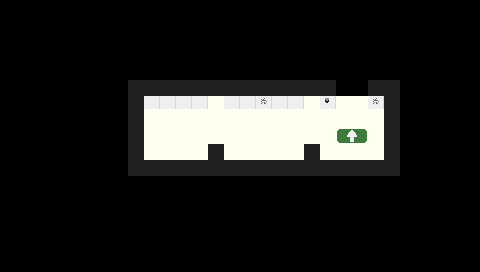

The image is a tile-based game level rendered from a .tmx file. Its description and complete source (layers, tilesets, objects, tile grids) follow:
An orthogonal 30x17 tile map with 16x16 px tiles, 2 tile layers (Floors, Walls) and 6 objects (RDL, Next Room, 0, Enemy, Player Start, ...).

<map version="1.0" tiledversion="1.1.4" orientation="orthogonal" renderorder="right-down" width="30" height="17" tilewidth="16" tileheight="16" infinite="0" nextobjectid="8">
 <tileset firstgid="1" source="../Tilesets/lab.tsx" />
 <layer name="Floors" width="30" height="17">
  <data encoding="csv">
0,0,0,0,0,0,0,0,0,0,0,0,0,0,0,0,0,0,0,0,0,0,0,0,0,0,0,0,0,0,
0,0,0,0,0,0,0,0,0,0,0,0,0,0,0,0,0,0,0,0,0,0,0,0,0,0,0,0,0,0,
0,0,0,0,0,0,0,0,0,0,0,0,0,0,0,0,0,0,0,0,0,0,0,0,0,0,0,0,0,0,
0,0,0,0,0,0,0,0,0,0,0,0,0,0,0,0,0,0,0,0,0,0,0,0,0,0,0,0,0,0,
0,0,0,0,0,0,0,0,0,0,0,0,0,0,0,0,0,0,0,0,0,0,0,0,0,0,0,0,0,0,
0,0,0,0,0,0,0,0,0,0,0,0,0,0,0,0,0,0,0,0,0,0,0,0,0,0,0,0,0,0,
0,0,0,0,0,0,0,0,0,3,3,3,3,3,3,3,3,3,3,3,3,3,3,3,0,0,0,0,0,0,
0,0,0,0,0,0,0,0,0,3,3,3,3,3,3,3,3,3,3,3,3,3,3,3,0,0,0,0,0,0,
0,0,0,0,0,0,0,0,0,3,3,3,3,3,3,3,3,3,3,3,3,16,17,3,0,0,0,0,0,0,
0,0,0,0,0,0,0,0,0,3,3,3,3,3,3,3,3,3,3,3,3,3,3,3,0,0,0,0,0,0,
0,0,0,0,0,0,0,0,0,0,0,0,0,0,0,0,0,0,0,0,0,0,0,0,0,0,0,0,0,0,
0,0,0,0,0,0,0,0,0,0,0,0,0,0,0,0,0,0,0,0,0,0,0,0,0,0,0,0,0,0,
0,0,0,0,0,0,0,0,0,0,0,0,0,0,0,0,0,0,0,0,0,0,0,0,0,0,0,0,0,0,
0,0,0,0,0,0,0,0,0,0,0,0,0,0,0,0,0,0,0,0,0,0,0,0,0,0,0,0,0,0,
0,0,0,0,0,0,0,0,0,0,0,0,0,0,0,0,0,0,0,0,0,0,0,0,0,0,0,0,0,0,
0,0,0,0,0,0,0,0,0,0,0,0,0,0,0,0,0,0,0,0,0,0,0,0,0,0,0,0,0,0,
0,0,0,0,0,0,0,0,0,0,0,0,0,0,0,0,0,0,0,0,0,0,0,0,0,0,0,0,0,0
</data>
 </layer>
 <layer name="Walls" width="30" height="17">
  <data encoding="csv">
0,0,0,0,0,0,0,0,0,0,0,0,0,0,0,0,0,0,0,0,0,0,0,0,0,0,0,0,0,0,
0,0,0,0,0,0,0,0,0,0,0,0,0,0,0,0,0,0,0,0,0,0,0,0,0,0,0,0,0,0,
0,0,0,0,0,0,0,0,0,0,0,0,0,0,0,0,0,0,0,0,0,0,0,0,0,0,0,0,0,0,
0,0,0,0,0,0,0,0,0,0,0,0,0,0,0,0,0,0,0,0,0,0,0,0,0,0,0,0,0,0,
0,0,0,0,0,0,0,0,0,0,0,0,0,0,0,0,0,0,0,0,0,0,0,0,0,0,0,0,0,0,
0,0,0,0,0,0,0,0,13,13,13,13,13,13,13,13,13,13,13,13,13,0,0,13,13,0,0,0,0,0,
0,0,0,0,0,0,0,0,13,1,1,1,1,0,1,1,7,1,1,0,6,0,0,7,13,0,0,0,0,0,
0,0,0,0,0,0,0,0,13,0,0,0,0,0,0,0,0,0,0,0,0,0,0,0,13,0,0,0,0,0,
0,0,0,0,0,0,0,0,13,0,0,0,0,0,0,0,0,0,0,0,0,0,0,0,13,0,0,0,0,0,
0,0,0,0,0,0,0,0,13,0,0,0,0,13,0,0,0,0,0,13,0,0,0,0,13,0,0,0,0,0,
0,0,0,0,0,0,0,0,13,13,13,13,13,13,13,13,13,13,13,13,13,13,13,13,13,0,0,0,0,0,
0,0,0,0,0,0,0,0,0,0,0,0,0,0,0,0,0,0,0,0,0,0,0,0,0,0,0,0,0,0,
0,0,0,0,0,0,0,0,0,0,0,0,0,0,0,0,0,0,0,0,0,0,0,0,0,0,0,0,0,0,
0,0,0,0,0,0,0,0,0,0,0,0,0,0,0,0,0,0,0,0,0,0,0,0,0,0,0,0,0,0,
0,0,0,0,0,0,0,0,0,0,0,0,0,0,0,0,0,0,0,0,0,0,0,0,0,0,0,0,0,0,
0,0,0,0,0,0,0,0,0,0,0,0,0,0,0,0,0,0,0,0,0,0,0,0,0,0,0,0,0,0,
0,0,0,0,0,0,0,0,0,0,0,0,0,0,0,0,0,0,0,0,0,0,0,0,0,0,0,0,0,0
</data>
 </layer>
 <objectgroup name="Objects">
  <object id="1" name="RDL" gid="11" x="335.939" y="111.932" width="16" height="16" />
  <object id="2" name="Next Room" x="333.564" y="80.0563" width="37.25" height="19.75">
   <properties>
    <property name="unity:isTrigger" type="bool" value="true" />
   </properties>
  </object>
  <object id="3" name="0" gid="8" x="304" y="112" width="16" height="16">
   <properties>
    <property name="isOpen" type="bool" value="false" />
   </properties>
  </object>
  <object id="5" name="Enemy" gid="25" x="257.454" y="138.485" width="16" height="16">
   <properties>
    <property name="onDeathToggleAll" type="bool" value="true" />
   </properties>
  </object>
  <object id="6" name="Player Start" x="167.318" y="133.167" width="1" height="1" />
  <object id="7" name="1" gid="8" x="208.115" y="112.008" width="16" height="16">
   <properties>
    <property name="isOpen" type="bool" value="true" />
   </properties>
  </object>
 </objectgroup>
</map>
